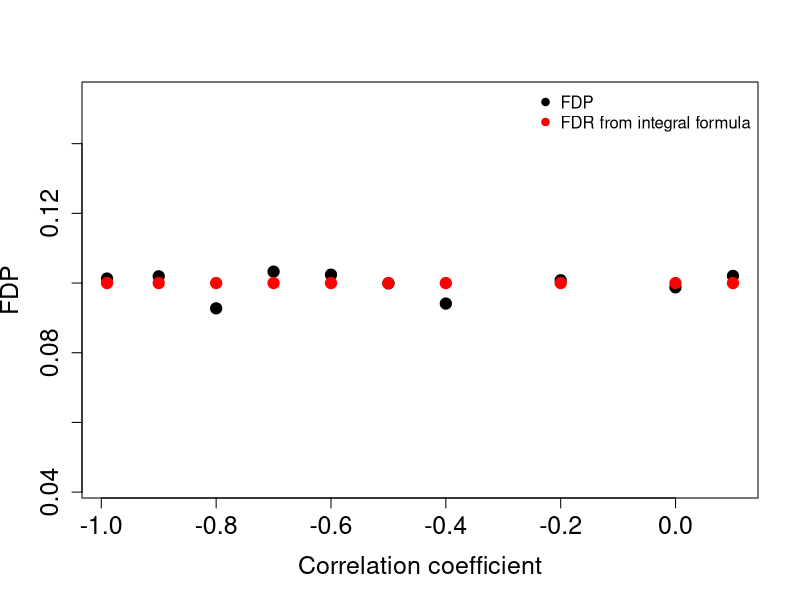

Generate this figure with R:
#======================================================================
#======================================================================
#  FDP computation from  correlated binomial random variables
#  Source: Kotz, Samuel, et al. Encyclopedia of Statistical Sciences, Volume 1. John Wiley & Sons, 2005.
#         page no. 582

#  The code below implements FDP computation from correlated binominal distribution.
#  Suppose X (corresponds to the null)  is a Bernoulli(P(X=1) = alpha) variable (P(X = 0) = 1- alpha), and
#  Y (corresponds to the alternative) is another Bernoulli(P(Y=1)= beta) variable (P(Y=0) = 1 - beta).
#  To generate their joint distribution we specified
#  all four combinations of outcomes as follows (similar to the above mentioned book).
#     P(X=0,Y=0) = a,                       # denote this combination as "(0,0)"
#     P(X=1,Y=0) = 1- beta -a,              # denote this combination as "(1,0)"
#     P(X=0,Y=1) = 1- alpha - a,            # denote this combination as "(0,1)"
#     P(X=1,Y=1) = a + alpha + beta -1,     # denote this combination as "(1,1)"
#
# Where "a" is computed from the correlation coefficient (rho) as follows:
#   a = (1- alpha )(1- beta) + rho *  sqrt (alpha * beta *(1- alpha )(1- beta)  )
#
#
# The FDP is computed from simulation (using sample() in R) by  sampling n=10000 points using the
# probabilies of the four outcomes: (P(X = 1, Y = 1), P(X = 1, Y = 0),P(X = 0, Y = 1), P(X = 0, Y = 0)).
#
#   Then:
#
#   FP =  number of outcomes of "(1,0)" + number of outcomes of "(1,1)"
#   TP =  number of outcomes of "(0,1)" + number of outcomes of "(1,1)"
#   FDP = FP / (FP + TP)

#======================================================================



#=================================================================
#===================FDP Integral approach=========================
#=================================================================
critical_point_1d <- function(alpha, beta, m0, m1, N_crit)
{  
  for(i in 1:N_crit)
  {
    delta_x = i / N_crit;
    
    temp = (delta_x* alpha  + 1 - alpha)^(m0 - 1) *
      (delta_x * beta + 1 - beta)^m1
    
    if(temp > 10^(-7) )
    {
      break;
    }
  }
  
  mid_step = i / N_crit;
  
  return(mid_step)
}

#calculates the pFDR using the integration approach
pFDR_IntegralApproach <- function(alpha, beta, m0, m1, mid_step= -Inf)
{
  N_grid    = 10;
  mid_step = 1;
  N_crit = m0 + m1;
  while (mid_step == 1)
  {
    mid_step = critical_point_1d(alpha, beta, m0, m1, N_crit);
    N_crit = 10 * N_crit;
  }
  
  if(mid_step > 10)
  {
    mid_step = mid_step - 10;
  }
  
  integrant <- function(s, alpha, beta, m0, m1) 
  {
    (s * alpha  + 1 - alpha)^(m0 - 1) *
      (s * beta + 1 - beta)^m1 ;
  }
  
  delta = (1. - mid_step) / N_grid;
  
  pFDR_theoretical <- integrate(integrant, lower=0, upper = mid_step, alpha = alpha, beta = beta, m0 = m0, m1 = m1)$value;
  
  low_point = mid_step; 
  
  for(i in 1:N_grid)
  {
    upper_point = mid_step + i * delta;
    
    pFDR_theoretical = pFDR_theoretical + integrate(integrant, lower=low_point, upper = upper_point, alpha = alpha, beta = beta, m0 = m0, m1 = m1)$value
    
    low_point = upper_point;
  }
  
  pFDR_theoretical <-  pFDR_theoretical * m0 * alpha / (1. - (1. - alpha)^m0 * (1. - beta)^m1 );
  
  return (pFDR_theoretical)
}
 
#=================================================================
#===================END FDP Integral approach=========================
#=================================================================


#
# The function, compute_fdp) computes the false discovery proportion given, rho(correlation),
# alpha (significane level of the null), and beta (the power of the test) 
#
compute_fdp = function (rho, alpha, beta, n.sim) {
  # Compute p(x=0, y=0) from the correlation value
  a.0 <-
    rho * sqrt(alpha * beta * (1 - alpha) * (1 - beta)) + (1 - alpha) * (1 -
                                                                           beta)
  
  # Compute the four probabilities for the joint distribution.
  prob <-
    c(
      `(0,0)` = a.0,
      `(1,0)` = 1 - beta - a.0,
      `(0,1)` = 1 - alpha - a.0,
      `(1,1)` = a.0 + alpha + beta - 1
    )
  if (min(prob) < 0) {
    print(prob)
    stop("Error: a probability is negative.")
  }
  
  #
  # generation of correlated Binomial variables.
  #
  outcomes <-
    sample.int(4, n.sim , replace = TRUE, prob = prob) #This will generate random numbers between 1 and 4 with the
  #probabilities assigned above. where
  #     1 denote the combination  "(0,0)"
  #     2 denote the combination  "(1,0)"
  #     3 denote the combination  "(0,1)"
  #     4 denote the combination  "(1,1)"
  
  
  
  # get the numbers of P[X = 1, Y = 1], P[X = 1, Y = 0],P[X = 0, Y = 1], and = P[X = 0, Y = 0]
  p_x0_y0 = 0   # p(x=0,y=0)
  p_x0_y1 = 0   # p(x=0,y=1)
  p_x1_y0 = 0   # p(x=1,y=0)
  p_x1_y1 = 0   # p(x=1,y=1)
  
  for (i  in seq(1:length(outcomes))) {
    if (outcomes[i] == 1) {
      p_x0_y0 = p_x0_y0 + 1
    }
    else if (outcomes[i] == 3) {
      p_x0_y1 = p_x0_y1 + 1
    }
    else if (outcomes[i] == 2) {
      p_x1_y0 = p_x1_y0 + 1
    }
    else if (outcomes[i] == 4) {
      p_x1_y1 = p_x1_y1 + 1
    }
    
  }
  
  # compute fdp
  FP =  (p_x1_y1 + p_x1_y0)    # number of false positives (FP).
  TP =  (p_x1_y1 + p_x0_y1)     # number of true positives (TP).
  fdp = FP / (FP + TP)
  
  print(c(
    'rho ',
    rho,
    'FDP ',
    fdp,
    'Integral FDP ',
    pFDR_IntegralApproach(alpha, beta, n.sim, n.sim)
  ))
  return(fdp)
}


#======================================================================

# run the simulation for diffrent Correlation values
set.seed(10)
rho = c(-0.99,-0.9,-0.8,-0.7,-0.6,-0.5,-0.4,-0.2, 0.1,-0.0001)
alpha = 0.1
beta = 0.9
n.sim <- 10000
fdps = c(rep(-1, length(rho)))
for (i in seq(1, length(rho))) {
  fdps[i] = compute_fdp(rho[i], alpha, beta, n.sim)
}

plot(
  rho,
  fdps,
  pch = 19,
  ylim = c(min(fdps) - 0.05, max(fdps) + 0.05),
  cex = 1.5,
  cex.axis = 1.5,
  cex.lab = 1.5,
  ylab = 'FDP',
  xlab = 'Correlation coefficient'
)
points(
  rho,
  rep(pFDR_IntegralApproach(alpha, beta, n.sim, n.sim), length(rho)),
  col = 'red' ,
  cex = 1.5,
  pch = 19
)

legend(
  "topright",
  legend = c('FDP', 'FDR from integral formula'),
  col = c('black', 'red'),
  pch = 19,
  bty = "n"
)
